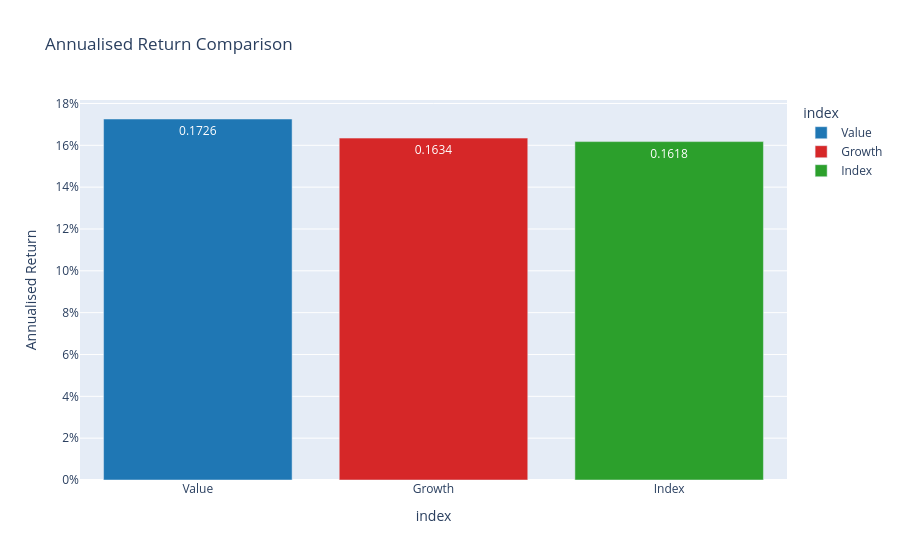
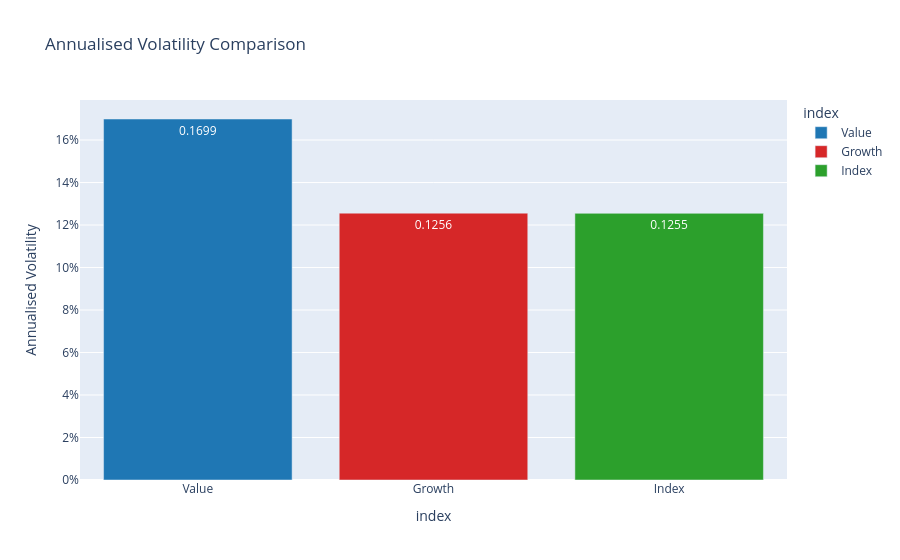
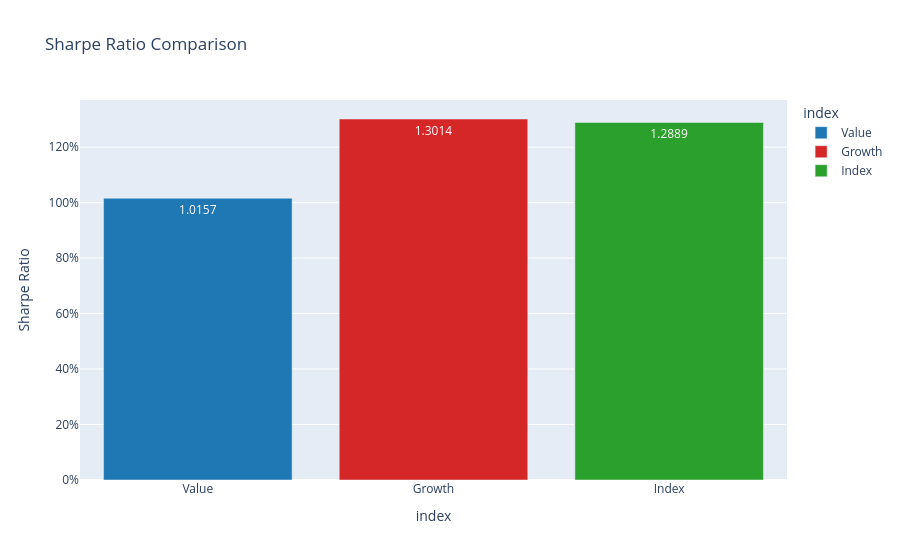
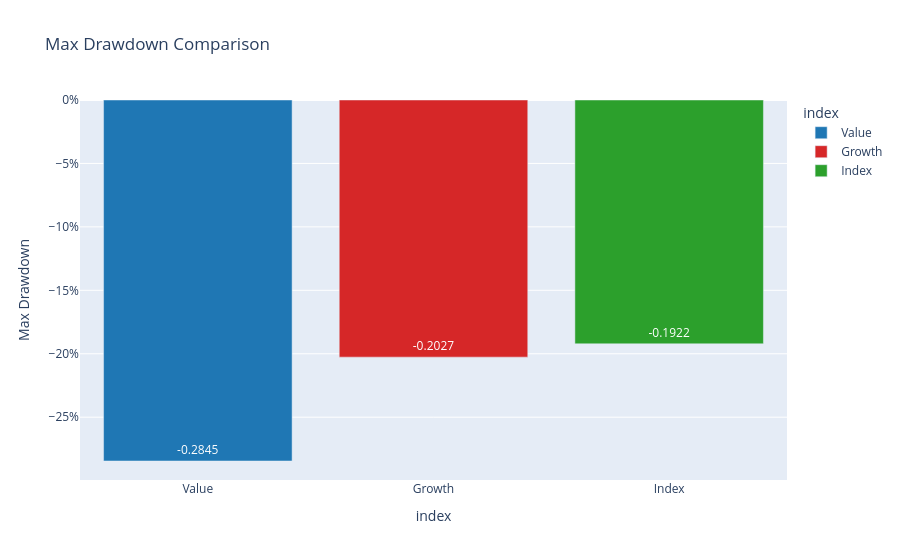

The notebook cell these images were saved under, in order:
### Markdown cell above
## 7c. Performance Metric Charts

### Code cell
#plotting performance metrics
metrics_to_plot = ['Annualised Return', 'Annualised Volatility', 'Sharpe Ratio', 'Max Drawdown']

color_map = {'Value': '#1f77b4', 'Growth': '#d62728', 'Index': '#2ca02c'}

for metric in metrics_to_plot:
    fig = px.bar(performance_df, y = metric, x = performance_df.index,
                 text = performance_df[metric].round(4),
                 title = f'{metric} Comparison',
                 labels = {'x': 'Portfolio', metric: metric},
                 color = performance_df.index,
                 color_discrete_map = color_map
                )
    fig.update_traces(textposition = 'inside', textfont_color = 'white')
    fig.update_layout(yaxis = dict(title=metric), yaxis_tickformat='.0%')
    fig.show()

### Figure 1 — Plotly figure (JSON) as saved in the notebook; plotly's stock layout.template omitted (floating-point values rounded to 4 significant figures)
{"data": [{"alignmentgroup": "True", "hovertemplate": "index=%{x}<br>Annualised Return=%{y}<br>text=%{text}<extra></extra>", "legendgroup": "Value", "marker": {"color": "#1f77b4", "pattern": {"shape": ""}}, "name": "Value", "offsetgroup": "Value", "orientation": "v", "showlegend": true, "text": [0.1726], "textfont": {"color": "white"}, "textposition": "inside", "type": "bar", "x": ["Value"], "xaxis": "x", "y": [0.1726], "yaxis": "y"}, {"alignmentgroup": "True", "hovertemplate": "index=%{x}<br>Annualised Return=%{y}<br>text=%{text}<extra></extra>", "legendgroup": "Growth", "marker": {"color": "#d62728", "pattern": {"shape": ""}}, "name": "Growth", "offsetgroup": "Growth", "orientation": "v", "showlegend": true, "text": [0.1634], "textfont": {"color": "white"}, "textposition": "inside", "type": "bar", "x": ["Growth"], "xaxis": "x", "y": [0.1634], "yaxis": "y"}, {"alignmentgroup": "True", "hovertemplate": "index=%{x}<br>Annualised Return=%{y}<br>text=%{text}<extra></extra>", "legendgroup": "Index", "marker": {"color": "#2ca02c", "pattern": {"shape": ""}}, "name": "Index", "offsetgroup": "Index", "orientation": "v", "showlegend": true, "text": [0.1618], "textfont": {"color": "white"}, "textposition": "inside", "type": "bar", "x": ["Index"], "xaxis": "x", "y": [0.1618], "yaxis": "y"}], "layout": {"barmode": "relative", "legend": {"title": {"text": "index"}, "tracegroupgap": 0}, "title": {"text": "Annualised Return Comparison"}, "xaxis": {"anchor": "y", "categoryarray": ["Value", "Growth", "Index"], "categoryorder": "array", "domain": [0, 1], "title": {"text": "index"}}, "yaxis": {"anchor": "x", "domain": [0, 1], "tickformat": ".0%", "title": {"text": "Annualised Return"}}}}

### Figure 2 — Plotly figure (JSON) as saved in the notebook; plotly's stock layout.template omitted (floating-point values rounded to 4 significant figures)
{"data": [{"alignmentgroup": "True", "hovertemplate": "index=%{x}<br>Annualised Volatility=%{y}<br>text=%{text}<extra></extra>", "legendgroup": "Value", "marker": {"color": "#1f77b4", "pattern": {"shape": ""}}, "name": "Value", "offsetgroup": "Value", "orientation": "v", "showlegend": true, "text": [0.1699], "textfont": {"color": "white"}, "textposition": "inside", "type": "bar", "x": ["Value"], "xaxis": "x", "y": [0.1699], "yaxis": "y"}, {"alignmentgroup": "True", "hovertemplate": "index=%{x}<br>Annualised Volatility=%{y}<br>text=%{text}<extra></extra>", "legendgroup": "Growth", "marker": {"color": "#d62728", "pattern": {"shape": ""}}, "name": "Growth", "offsetgroup": "Growth", "orientation": "v", "showlegend": true, "text": [0.1256], "textfont": {"color": "white"}, "textposition": "inside", "type": "bar", "x": ["Growth"], "xaxis": "x", "y": [0.1256], "yaxis": "y"}, {"alignmentgroup": "True", "hovertemplate": "index=%{x}<br>Annualised Volatility=%{y}<br>text=%{text}<extra></extra>", "legendgroup": "Index", "marker": {"color": "#2ca02c", "pattern": {"shape": ""}}, "name": "Index", "offsetgroup": "Index", "orientation": "v", "showlegend": true, "text": [0.1255], "textfont": {"color": "white"}, "textposition": "inside", "type": "bar", "x": ["Index"], "xaxis": "x", "y": [0.1255], "yaxis": "y"}], "layout": {"barmode": "relative", "legend": {"title": {"text": "index"}, "tracegroupgap": 0}, "title": {"text": "Annualised Volatility Comparison"}, "xaxis": {"anchor": "y", "categoryarray": ["Value", "Growth", "Index"], "categoryorder": "array", "domain": [0, 1], "title": {"text": "index"}}, "yaxis": {"anchor": "x", "domain": [0, 1], "tickformat": ".0%", "title": {"text": "Annualised Volatility"}}}}

### Figure 3 — Plotly figure (JSON) as saved in the notebook; plotly's stock layout.template omitted (floating-point values rounded to 4 significant figures)
{"data": [{"alignmentgroup": "True", "hovertemplate": "index=%{x}<br>Sharpe Ratio=%{y}<br>text=%{text}<extra></extra>", "legendgroup": "Value", "marker": {"color": "#1f77b4", "pattern": {"shape": ""}}, "name": "Value", "offsetgroup": "Value", "orientation": "v", "showlegend": true, "text": [1.016], "textfont": {"color": "white"}, "textposition": "inside", "type": "bar", "x": ["Value"], "xaxis": "x", "y": [1.016], "yaxis": "y"}, {"alignmentgroup": "True", "hovertemplate": "index=%{x}<br>Sharpe Ratio=%{y}<br>text=%{text}<extra></extra>", "legendgroup": "Growth", "marker": {"color": "#d62728", "pattern": {"shape": ""}}, "name": "Growth", "offsetgroup": "Growth", "orientation": "v", "showlegend": true, "text": [1.301], "textfont": {"color": "white"}, "textposition": "inside", "type": "bar", "x": ["Growth"], "xaxis": "x", "y": [1.301], "yaxis": "y"}, {"alignmentgroup": "True", "hovertemplate": "index=%{x}<br>Sharpe Ratio=%{y}<br>text=%{text}<extra></extra>", "legendgroup": "Index", "marker": {"color": "#2ca02c", "pattern": {"shape": ""}}, "name": "Index", "offsetgroup": "Index", "orientation": "v", "showlegend": true, "text": [1.289], "textfont": {"color": "white"}, "textposition": "inside", "type": "bar", "x": ["Index"], "xaxis": "x", "y": [1.289], "yaxis": "y"}], "layout": {"barmode": "relative", "legend": {"title": {"text": "index"}, "tracegroupgap": 0}, "title": {"text": "Sharpe Ratio Comparison"}, "xaxis": {"anchor": "y", "categoryarray": ["Value", "Growth", "Index"], "categoryorder": "array", "domain": [0, 1], "title": {"text": "index"}}, "yaxis": {"anchor": "x", "domain": [0, 1], "tickformat": ".0%", "title": {"text": "Sharpe Ratio"}}}}

### Figure 4 — Plotly figure (JSON) as saved in the notebook; plotly's stock layout.template omitted (floating-point values rounded to 4 significant figures)
{"data": [{"alignmentgroup": "True", "hovertemplate": "index=%{x}<br>Max Drawdown=%{y}<br>text=%{text}<extra></extra>", "legendgroup": "Value", "marker": {"color": "#1f77b4", "pattern": {"shape": ""}}, "name": "Value", "offsetgroup": "Value", "orientation": "v", "showlegend": true, "text": [-0.2845], "textfont": {"color": "white"}, "textposition": "inside", "type": "bar", "x": ["Value"], "xaxis": "x", "y": [-0.2845], "yaxis": "y"}, {"alignmentgroup": "True", "hovertemplate": "index=%{x}<br>Max Drawdown=%{y}<br>text=%{text}<extra></extra>", "legendgroup": "Growth", "marker": {"color": "#d62728", "pattern": {"shape": ""}}, "name": "Growth", "offsetgroup": "Growth", "orientation": "v", "showlegend": true, "text": [-0.2027], "textfont": {"color": "white"}, "textposition": "inside", "type": "bar", "x": ["Growth"], "xaxis": "x", "y": [-0.2027], "yaxis": "y"}, {"alignmentgroup": "True", "hovertemplate": "index=%{x}<br>Max Drawdown=%{y}<br>text=%{text}<extra></extra>", "legendgroup": "Index", "marker": {"color": "#2ca02c", "pattern": {"shape": ""}}, "name": "Index", "offsetgroup": "Index", "orientation": "v", "showlegend": true, "text": [-0.1922], "textfont": {"color": "white"}, "textposition": "inside", "type": "bar", "x": ["Index"], "xaxis": "x", "y": [-0.1922], "yaxis": "y"}], "layout": {"barmode": "relative", "legend": {"title": {"text": "index"}, "tracegroupgap": 0}, "title": {"text": "Max Drawdown Comparison"}, "xaxis": {"anchor": "y", "categoryarray": ["Value", "Growth", "Index"], "categoryorder": "array", "domain": [0, 1], "title": {"text": "index"}}, "yaxis": {"anchor": "x", "domain": [0, 1], "tickformat": ".0%", "title": {"text": "Max Drawdown"}}}}
